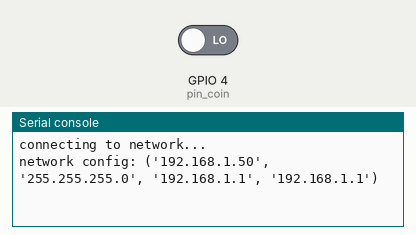
Bench run of a program on a simulated ESP8266 board running MicroPython. Parts: the last lines printed to the serial console. Inputs (shaded band) come from the test bench; at power-on: GPIO 4 (pin_coin) LOW. WiFi joins after 1.5 s; no MQTT or app messages arrive unless stated.

Above: at 2.7 s.
2.8 s: GPIO 4 (pin_coin) driven HIGH
At 3.9 s:
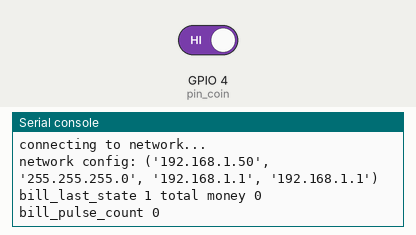
4.3 s: GPIO 4 (pin_coin) driven LOW
At 5.1 s:
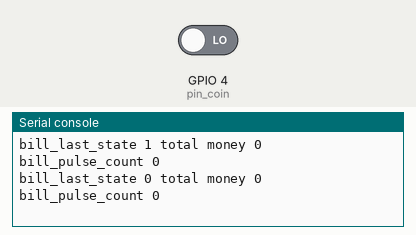
5.8 s: GPIO 4 (pin_coin) driven HIGH
At 6.9 s:
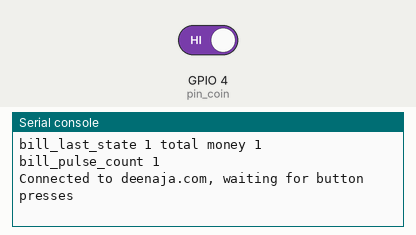

Measured:
- after the input at 2.8 s, the serial console: prints a new line at once (image 1)
- after the input at 4.3 s, the serial console: prints a new line at once (image 2)
- after the input at 5.8 s, the serial console: prints a new line at once (image 3)

The program:

main.py
```python
import machine
import wifi
import coin
import mqtt_pub

ENV_NAME = "devlopment"
wifi.connect()


coin.bill_last_state = 0
coin.bill_pulse_count = 0
coin.total = 0
pin_coin =  machine.Pin(4, machine.Pin.IN)
pin_coin.irq(trigger=machine.Pin.IRQ_FALLING | machine.Pin.IRQ_RISING, handler=coin.coin_callback)

curren  =  0
while True:

    if  curren< coin.bill_pulse_count:
        mqtt_pub.pub(b"coin",str(coin.bill_pulse_count))
        curren =  coin.bill_pulse_count
```

wifi.py
```python
import network

def connect():
    wlan = network.WLAN(network.STA_IF)
    wlan.active(True)
    if not wlan.isconnected():
        print('connecting to network...')
        wlan.connect('www.deenaja.com', '4910421038')
        while not wlan.isconnected():
            pass
    print('network config:', wlan.ifconfig())
```

coin.py
```python
import mqtt_pub

bill_pulse_count = 0
bill_last_state = 0
total = 0
def coin_callback(p):
    global bill_pulse_count, bill_last_state, total
    pulse_state = p.value()
    if pulse_state == 0 and bill_last_state == 0 :  #// this means we entered a new pulse
        bill_last_state = 1 #// set the previous state
    elif pulse_state == 1 and bill_last_state == 1: #// this means a pulse just ended
        bill_last_state = 0
        bill_pulse_count = bill_pulse_count +1  #// increment the pulse counter
        total = bill_pulse_count * 1
        # mqtt_pub.pub(b"coin","1")
        #mqtt_pub.pub(b"total",str(bill_pulse_count))

    print('bill_last_state',pulse_state, "total money", total, "bill_pulse_count", bill_pulse_count) 
```

mqtt_pub.py
```python
from umqtt.simple import MQTTClient
import ubinascii
import machine

SERVER = "deenaja.com"
CLIENT_ID = ubinascii.hexlify(machine.unique_id())
TOPIC = b"coin"


def pub(topic=TOPIC, message="1"):
    global SERVER
    c = MQTTClient(CLIENT_ID, SERVER)
    c.connect()
    print("Connected to %s, waiting for button presses" % SERVER)
    c.publish(topic, message.encode())
    c.disconnect()
```
